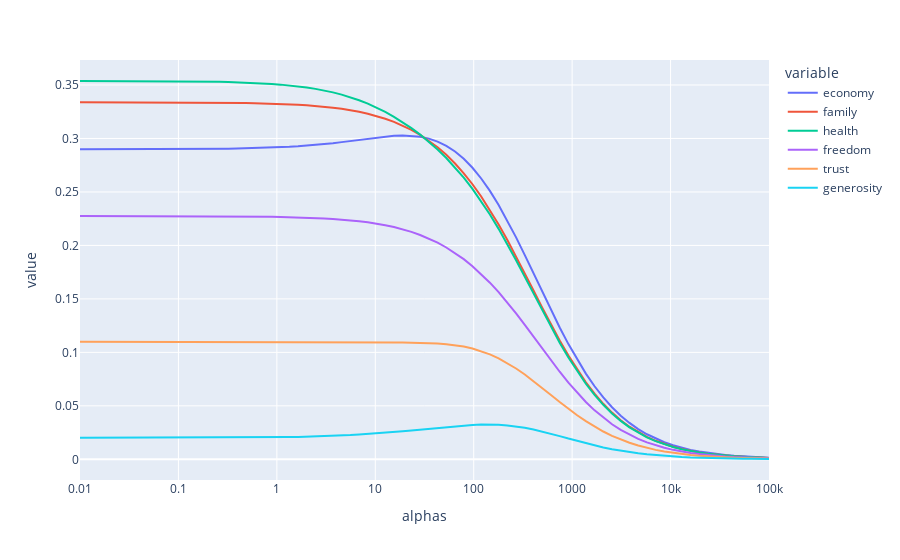

Source (notebook cell):
### Code cell
result2 = pd.DataFrame(coefs, columns=features)
result2['alphas'] = alphas
fig = px.line(result2, x='alphas', y=features)
fig.update_xaxes(type='log')
fig
